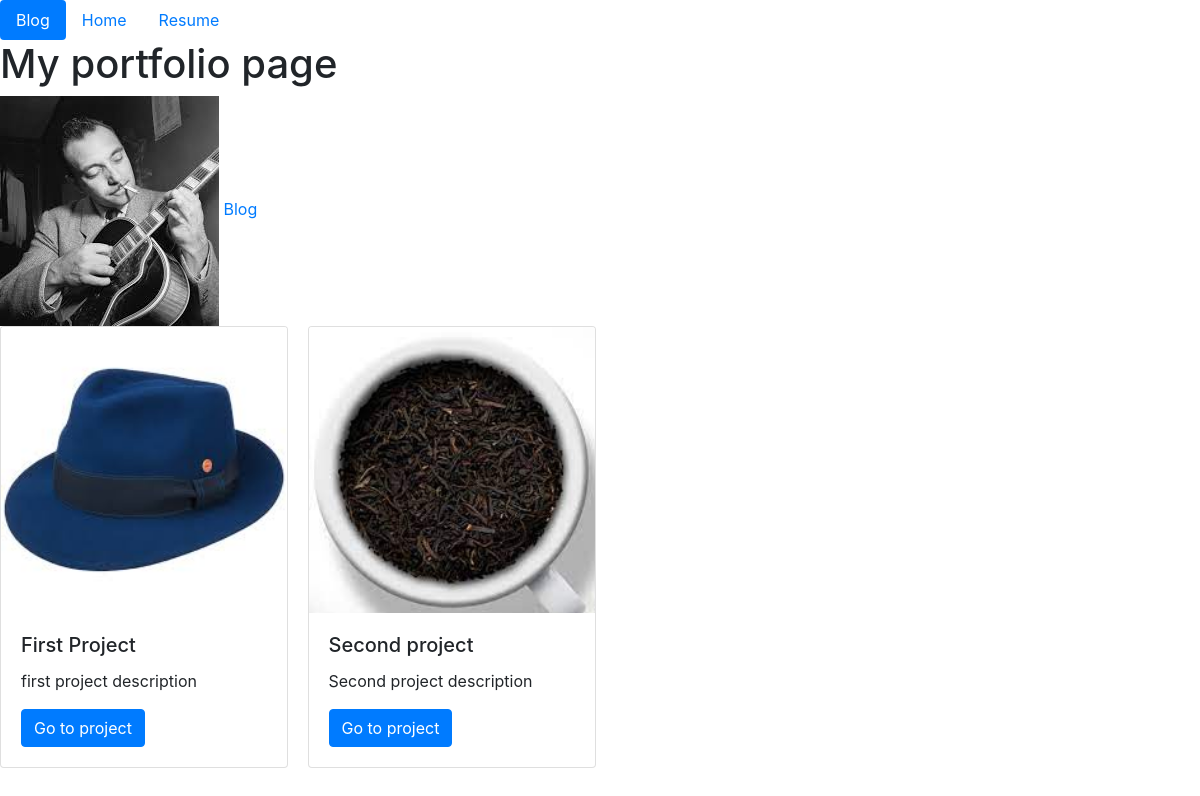
The page / on the database its author committed.
### portfolio_app/models.py (models this page shows, shortened)
class Project(models.Model):
    title = models.CharField(max_length=100)
    description = models.CharField(max_length=250)
    image = models.ImageField(upload_to='portfolio/images/')
    url = models.URLField(blank=True)

### portfolio_app/views.py (the view)
# urls.py: path('', index, name='home')
def index(request):
    projects = Project.objects.all()
    context = {'projects': projects}
    return render(request, 'portfolio_app/index.html', context)

### portfolio_app/templates/portfolio_app/index.html
{% extends "portfolio_app/base.html" %} {% block title %}Portfolio{% endblock %}
{%block content %} {% load static %}
<h1>My portfolio page</h1>
<img src="{% static 'portfolio_app/django.jpeg' %}" />
<a href="{% url 'blog:all_blog' %}">Blog </a>
<div class="row">
  {% for project in projects %}
  <div class="col-sm-3">
    <div class="card" style="width: 18rem">
      <img
        class="card-img-top"
        src="{{ project.image.url }}"
        alt="Card image cap"
      />
      <div class="card-body">
        <h5 class="card-title">{{ project.title }}</h5>
        <p class="card-text">{{ project.description }}</p>
        <a href="{{ project.url }}" class="btn btn-primary">Go to project</a>
      </div>
    </div>
  </div>
  {% endfor %}
</div>
{% endblock %}

### rows shown on the page
Project: image (picture), title "First Project", description "first project description"
Project: image (picture), title "Second project", description "Second project description"
